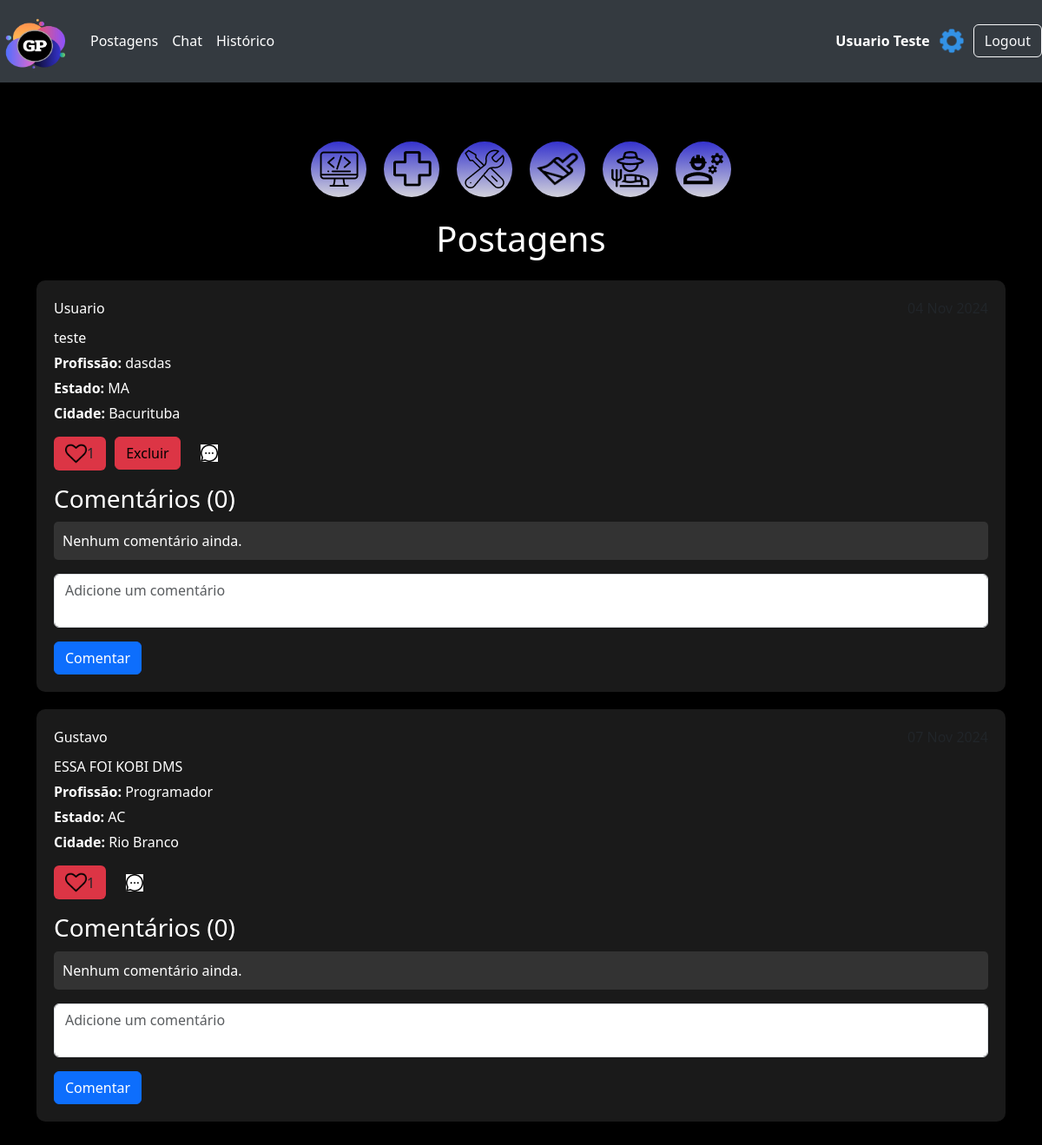
/postagens (signed in), run on an earlier commit of the app's database.
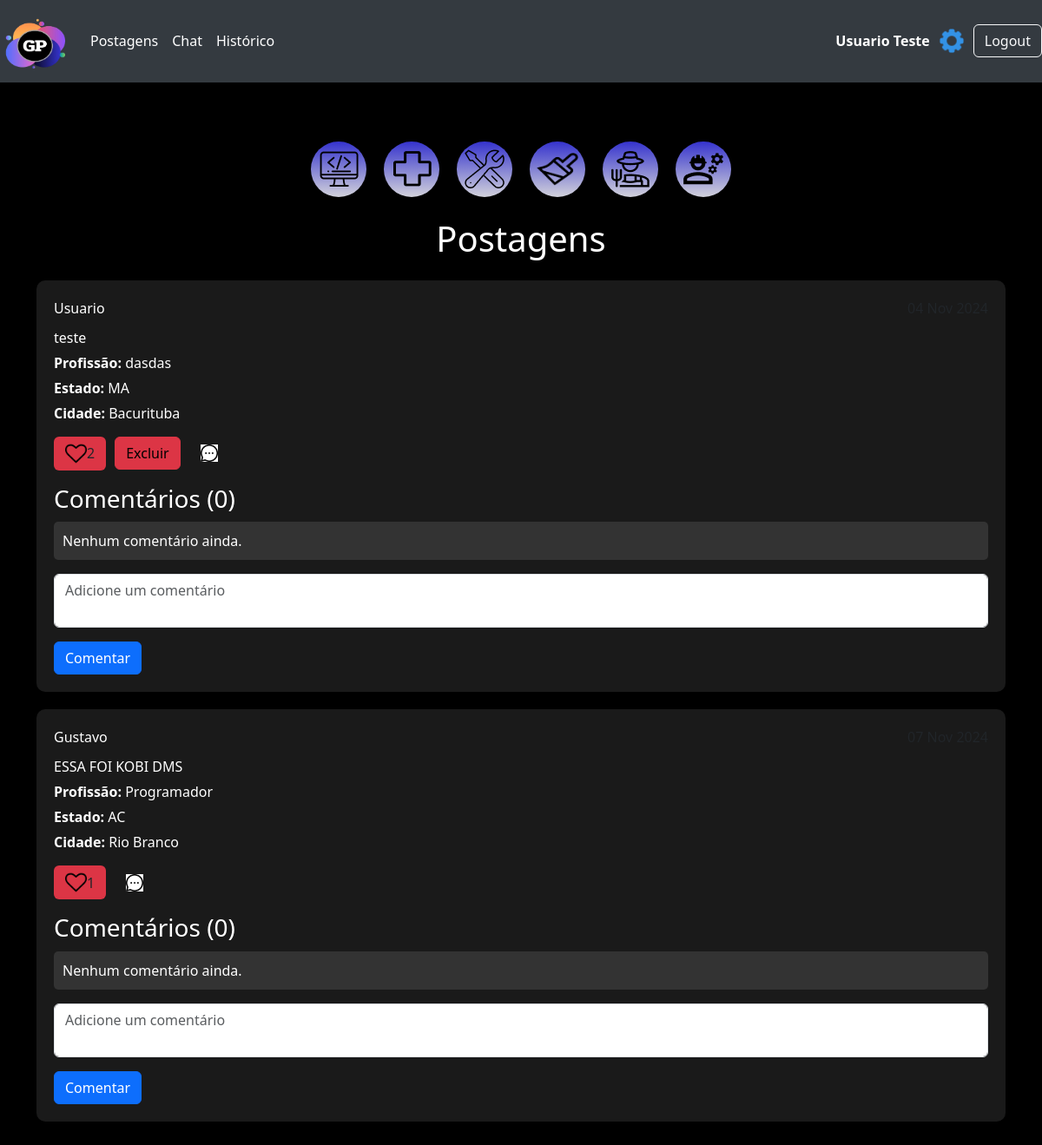
And on a later commit of the database.
### network/models.py (models this page shows, shortened)
class Post(db.Model):
    id = db.Column(db.Integer, primary_key=True)
    data_criacao = db.Column(db.DateTime, default=datetime.utcnow)
    mensagem = db.Column(db.String, nullable=True)
    estado = db.Column(db.String, nullable=True)
    cidade = db.Column(db.String, nullable=True)
    profissao = db.Column(db.String, nullable=True)
    imagem = db.Column(db.String, nullable=True, default='default.png')
    user_id = db.Column(db.Integer, db.ForeignKey('user.id'), nullable=True)
    comentarios = db.relationship('PostComentarios', backref='post', lazy=True)
    likes_count = db.Column(db.Integer, default=0)
    user_likes = db.relationship('UserLikes', backref='liked_post', lazy=True, cascade="all, delete-orphan")

class User(db.Model, UserMixin):
    id = db.Column(db.Integer, primary_key=True)
    nome = db.Column(db.String, nullable=True)
    sobrenome = db.Column(db.String, nullable=True)
    email = db.Column(db.String, nullable=True)
    senha = db.Column(db.String, nullable=True)
    last_login = db.Column(db.DateTime, nullable=True)
    imagem = db.Column(db.String, nullable=True, default='default.png')
    posts = db.relationship('Post', backref='user', lazy=True)
    post_comentarios = db.relationship('PostComentarios', backref='user', lazy=True)

### network/routes.py (the view)
@app.route('/postagens')
@login_required
def postagens():
    dados = Post.query.all()
    context = {'dados': dados}
    return render_template('posts.html', context=context)

### network/models.py (called while the page is built)
@login_manager.user_loader
def load_user(user_id):
    return User.query.get(user_id)

### network/templates/posts.html (shortened to what the changed rows need)
<!DOCTYPE html>
<html lang="en">
<head>
    <link rel="stylesheet" href="{{ url_for('static', filename='styles/stylePostagens.css') }}">
    <link href="https://cdn.jsdelivr.net/npm/bootstrap@5.3.3/dist/css/bootstrap.min.css" rel="stylesheet">
</head>
<body>
    <div class="container-post">
        <div class="container mt-4">
            <h1 class="mb-4">Postagens</h1>
            <tbody>
                {% for post in context['dados'] %}
                <tr class="post-row">
                    <td colspan="">
                        <div class="post-container">
                            <div class="post-header">
                                <span class="post-username text-white">{{ post.user.nome }}</span>
                                <span class="post-date">{{ post.data_criacao.strftime('%d %b %Y') }}</span>
                            </div>
                            <div class="post-content">
                                <p>{{ post.mensagem }}</p>
                                <p><strong>Profissão:</strong> {{ post.profissao }}</p>
                                <p><strong>Estado:</strong> {{ post.estado }}</p>
                                <p><strong>Cidade:</strong> {{ post.cidade }}</p>
                            </div>
                            <div class="post-actions">
                                <form action="{{ url_for('like_post', post_id=post.id) }}" method="post"
                                    class="d-inline">
                                    <button type="submit" class="btn btn-black bg-danger">
                                        <img src="{{ url_for('static', filename='assets/like.png') }}" class="bg-danger"
                                            width="25px"> {{ post.likes_count }}
                                    </button>
                                </form>
                                {% if post.user_id == current_user.id %}
                                <button type="button" class="btn btn-danger text-black" data-toggle="modal"
                                    data-target="#confirmDeleteModal{{ post.id }}">
                                    Excluir
                                </button>
                                {% endif %}
                                <a href="{{ url_for('chat', post_id=post.id) }}" class="btn btn-white">
                                    <img src="{{ url_for('static', filename='assets/messenger.png') }}" width="20px"
                                        class="bg-white text-black">
                                </a>
                            </div>
                            <div class="post-comments mt-3">
                                <h3 class="text-white">Comentários ({{ post.comentarios|length }})</h3>
                                <ul>
                                    {% for comentario in post.comentarios %}
                                    <li>
                                        <p><strong>{{ comentario.user.nome }}:</strong> {{ comentario.comentario
                                            }}</p>
                                        <p><small>Postado em: {{ comentario.data_criacao.strftime('%d/%m/%Y')
                                                }}</small></p>
                                    </li>
                                    {% else %}
                                    <li>Nenhum comentário ainda.</li>
                                    {% endfor %}
                                </ul>
                                <form action="{{ url_for('add_comment', post_id=post.id) }}" method="post">
                                    <div class="form-group">
                                        <textarea name="comentario" class="form-control"
                                            placeholder="Adicione um comentário"></textarea>
                                    </div>
                                    <div class="mt-3">
                                        <button type="submit" class="btn btn-primary">Comentar</button>
                                    </div>
                                </form>
                            </div>
                        </div>
                    </td>
                </tr>
                {% endfor %}
            </tbody>
        </div>
</body>
</html>

What changed in the data, as far as the page shows it:
changed Post "teste": likes_count "1" → "2"
